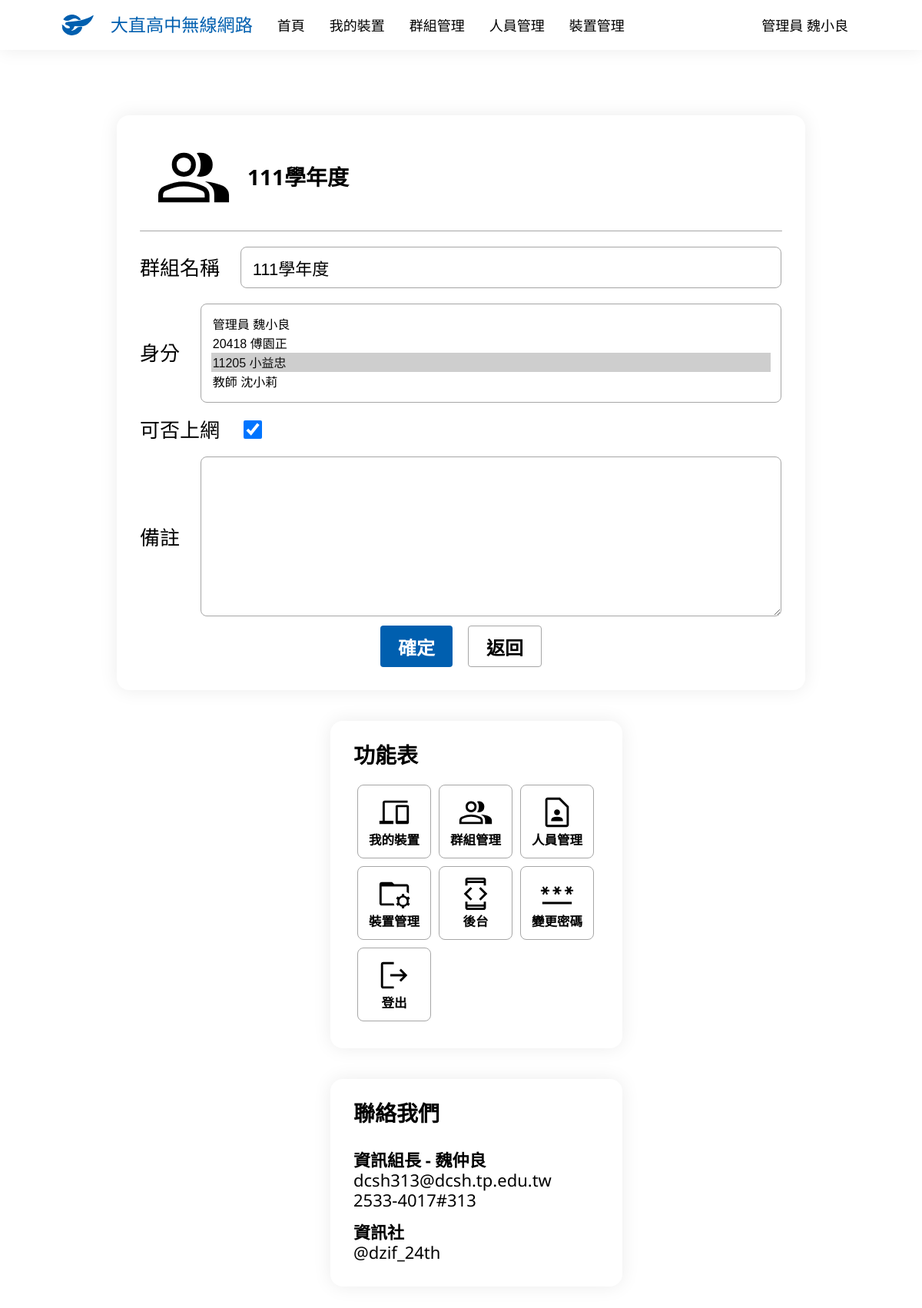
The app's page /group/edit/5/ (signed in), older data.
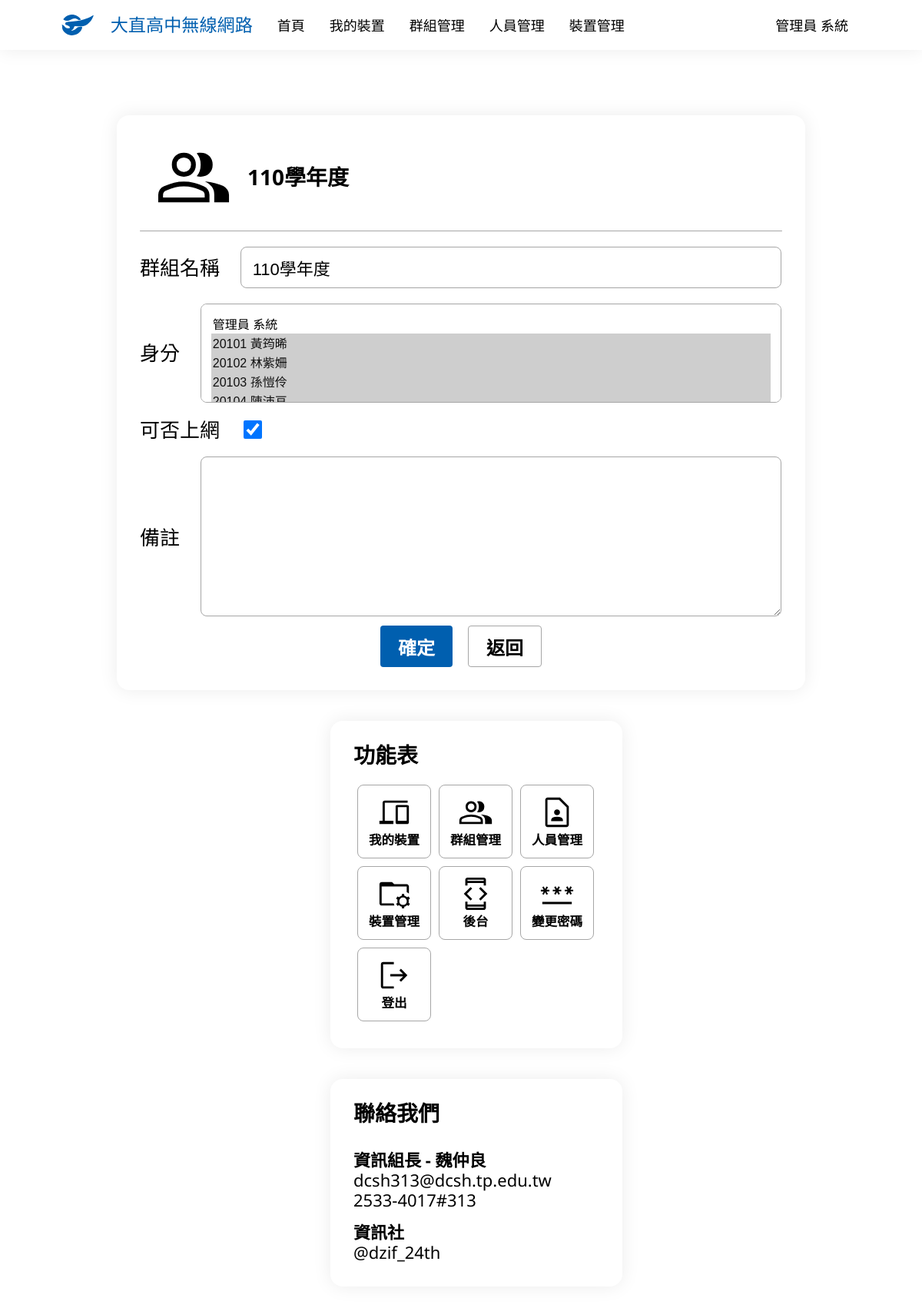
The same page, newer data.
### main/models.py (models this page shows, shortened)
class UserInfo(models.Model):
    UserData = models.OneToOneField(User, verbose_name='身分', on_delete=models.CASCADE)
    USERTYPES = [
        (0, '管理員'),
        (1, '老師'),
        (2, '學生')
    ]
    UserType = models.IntegerField('使用者類別', choices=USERTYPES)
    Name = models.CharField('姓名', max_length=75)
    StuId = models.IntegerField('學號', default=0)
    Email = models.EmailField('Email', blank=True, null=True)
    GRADES = [
        (0, '無'),
        (7, '七年級'),
        (8, '八年級'),
        (9, '九年級'),
        (1, '高一'),
        (2, '高二'),
        (3, '高三')
    ]
    Grade = models.IntegerField('年級', choices=GRADES, default=0)
    Class = models.IntegerField('班級', default=0)
    SeatNumber = models.IntegerField('座號', default=0)
    Internet = models.BooleanField('可否上網', default=True)
    Note = models.TextField('備註', blank=True, null=True)
    def __str__(self):
        if self.UserType == 0:
            return f'管理員 {self.Name}'
        elif self.UserType == 1:
            return f'教師 {self.Name}'
        else:
            return f'{self.Grade}{self.Class:02d}{self.SeatNumber:02d} {self.Name}'

class Group(models.Model):
    Name = models.CharField('群組名稱', max_length=100)
    UserData = models.ManyToManyField(UserInfo, verbose_name="身分")
    Internet = models.BooleanField('可否上網', default=True)
    Note = models.TextField('備註', blank=True, null=True)

### main/views.py (the view, shortened to what this page needs)
# urls.py: path('group/edit/<int:groupid>/', GroupEdit.as_view(), name='group_edit'),
class GroupEdit(PermissionRequiredMixin, LoginRequiredMixin, UpdateView):
    model = Group
    permission_required = ['main.can_assess', 'main.admin']
    fields = ['Name', 'UserData', 'Internet', 'Note']
    def get_context_data(self, **kwargs):
        context = super().get_context_data(**kwargs)
        if self.request.user.is_authenticated:
            context['now_user'] = UserInfo.objects.get(UserData=self.request.user)
        else:
            context['now_user'] = ''
        return context
    pk_url_kwarg = 'groupid'
    context_object_name = 'group'
    template_name = 'group_edit.html'

### templates/group_edit.html (shortened to what this page needs)
{% extends 'base.html' %}
{% block body %}
<div class="container">
    <div class="title">
        <div class="icon icon-group"></div>
        <p>{{ group.Name }}</p>
    </div>
    <div class="hr"></div>
    <form action="" method="post" class="form">
        {% for field in form %}
            <div class="field">
                <p>{{ field.label }}</p>
                <div>
                    {{ field }}
                </div>
            </div>
        {% endfor %}
        <div class="function">
            <input class="primary-button large-button button-ani" type="submit" value="確定">
            <input class="primary-button large-button white-button button-ani" type="button" value="返回" onclick="javascript:window.history.back();">
        </div>
    </form>
</div>
{% endblock body %}

### templates/base.html (shortened to what the changed rows need)
{% load static %}
<!DOCTYPE html>
<html lang="zh-Hant-TW">
<head>
    <link rel="stylesheet" href="{% static 'css/style.css' %}">
</head>
<body>
    <nav>
        <ul class="navbar">
            {% if user.is_authenticated %}
                <a href="{% url 'device_managing' %}" class="nav-ani">
                    <li>
                        <p>我的裝置</p>
                    </li>
                </a>
                {% if perms.main.admin %}
                    <a href="{% url 'group_managing' %}" class="nav-ani">
                        <li>
                            <p>群組管理</p>
                        </li>
                    </a>
                    <a href="{% url 'user_managing' %}" class="nav-ani">
                        <li>
                            <p>人員管理</p>
                        </li>
                    </a>
                    <a href="{% url 'manage' %}" class="nav-ani">
                        <li>
                            <p>裝置管理</p>
                        </li>
                    </a>
                {% endif %}
                <li class="dropdown">
                    <a class="nav-ani">{{ now_user }}</a>
                </li>
            {% endif %}
        </ul>
    </nav>
    <div class="content">
        <div class="main">
            {% block body %}{% endblock body %}
        </div>
    </div>
</body>
</html>

Row changes from the older to the newer data that the page shows:
changed UserInfo: UserType+Name "管理員 魏小良" → "管理員 系統"; Name "魏小良" → "系統" (drawn)
changed Group: Name "111學年度" → "110學年度"
Text that changed along with them:
form field UserData: "管理員 魏小良 / 20418 傅園正 / 11205 小益忠 ☑ / 教師 沈小莉" → "管理員 系統 / 20101 黃筠晞 ☑ / 20102 林紫姍 ☑ / 20103 孫愷伶 ☑"
